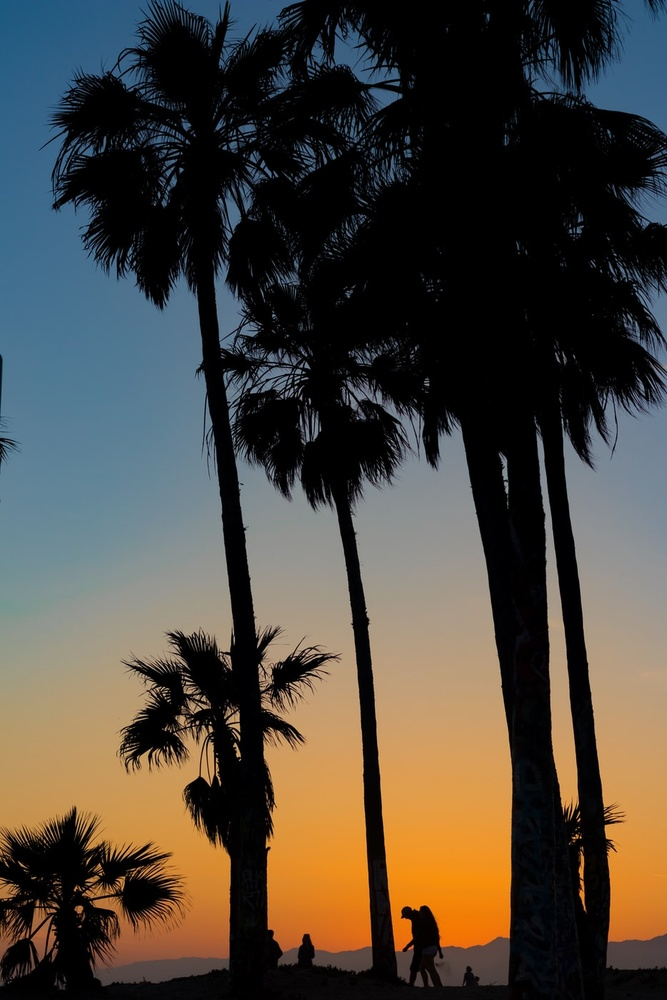
#> input picture Course/K_Means_Clustering/palm_trees.jpg, 667 x 1000 px, shrunk from 934 x 1401 before the run
$ python color_quantization.py
#> lines starting #> are read from the running program, lines starting #| are printed output that depends on the picture
'''
Adam Forestier
May 15, 2023
'''

import matplotlib.image as mpimg # NOTE: Amazing. Converts .jpg, .png, etc. to numpy array
import matplotlib.pyplot as plt
import numpy as np
import pandas as pd
import seaborn as sns

from sklearn.cluster import KMeans
from sklearn.preprocessing import StandardScaler

# Read in image
arr = mpimg.imread('palm_trees.jpg')
#> arr is the input picture: shape (1000, 667, 3); mean R, G, B 76.1, 70, 61.5
print(arr.shape) # NOTE: Height, Width, Color (1401 pixels in height, 934 pixels in width, 3 colors)
#| (1000, 667, 3)
print(arr) # Shows red, green, blue count for each row
#> (printed output is left out)

# Show the image
plt.imshow(arr) # NOTE: imshow needs numpy array, cannot take .img file path
plt.show()

# convert 3d to 2d (H,W,C to 2d) --> H * W, C
(h, w, c) = arr.shape
#> h = 1000; w = 667; c = 3
two_d_arr = arr.reshape(h * w, c)

# Create model to seperate colors into 6 labels
model = KMeans(n_clusters=6)
labels = model.fit_predict(two_d_arr)

# Show cluster centers as rgb_codes
rgb_codes = model.cluster_centers_.round(0).astype(int)

# Assign points to 1 of 6 rgb code (whichever it is closest to). Reshape back to original shape
# NOTE: This makes final quantized image!
quantized_img = np.reshape(rgb_codes[labels], (h,w,c))
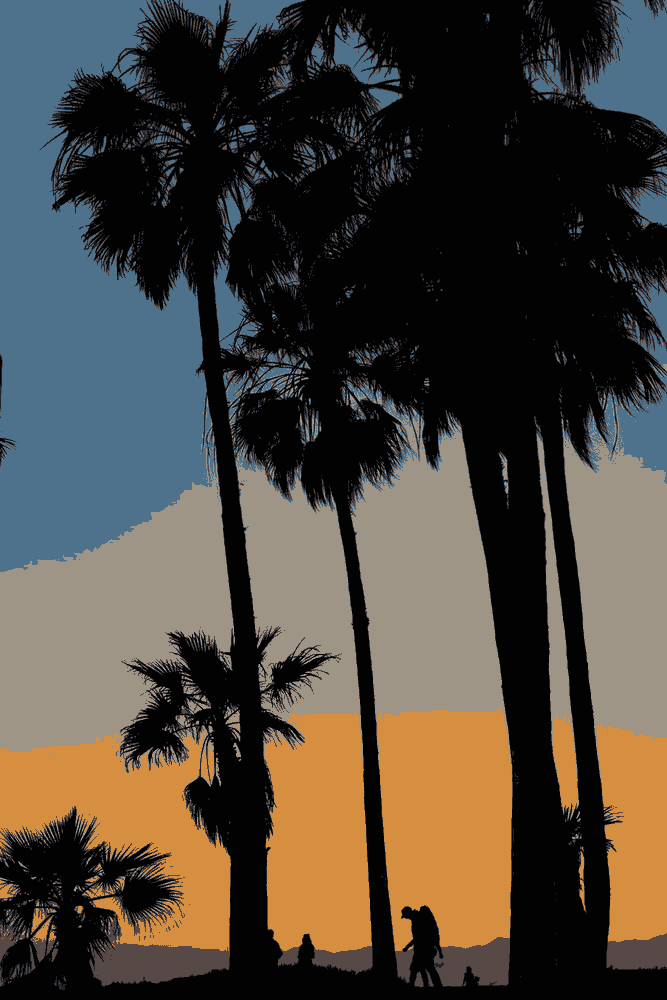
#> quantized_img: shape (1000, 667, 3) int64; mean of channels 0, 1, 2 75.9, 69.9, 61.4; drawn as R, G, B

# Show quantized image
plt.imshow(quantized_img)
plt.show()

# NOTE: WHY DO THIS???
# Much smaller. Takes up wayyyyy less space, will load faster
